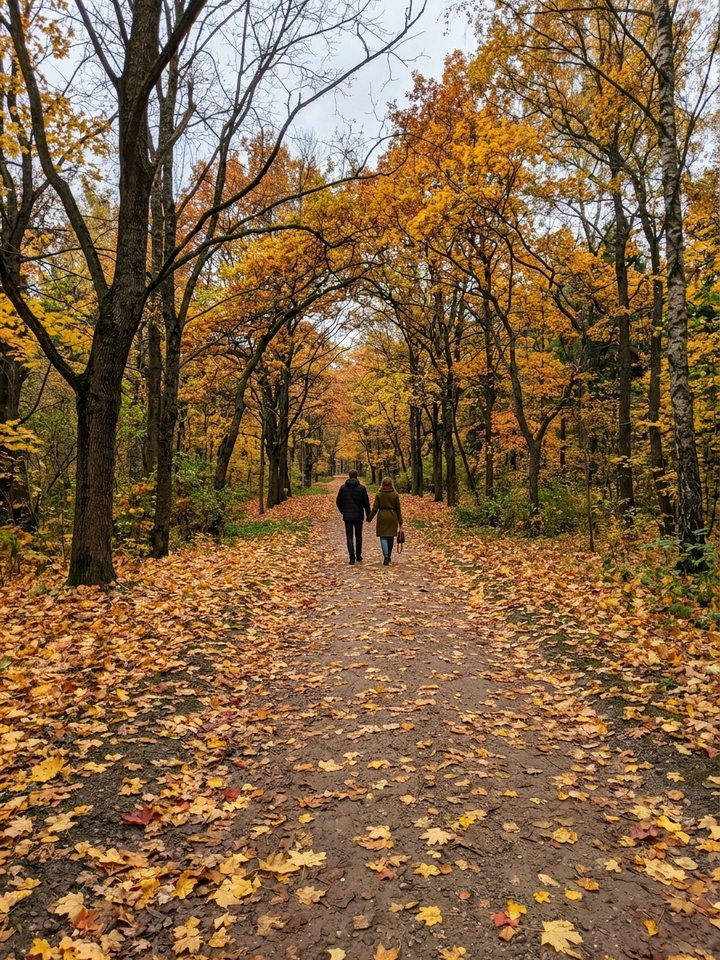
#> input picture demo/photos/d1_1.jpg, 720 x 960 px, found by its file name
$ python make_examples_folders.py
#> lines starting #> are read from the running program, lines starting #| are printed output that depends on the picture
# -*- coding: utf-8 -*-
"""
Генерирует в папке examples/ 7 готовых примеров папок дней с постерами (720x1280)
и файлами note.txt / visual_passport.json для быстрой проверки жюри прямо в GitHub.
"""
import json
import math
import os
import numpy as np
from PIL import Image, ImageDraw, ImageFont, ImageFilter

ROOT = r"D:\antigy\atmosfera"
OUT_DIR = os.path.join(ROOT, "examples")
os.makedirs(OUT_DIR, exist_ok=True)

DAYS = [
    {
        "seq": 1,
        "folder": "01 — Осенний парк и горячее какао",
        "title": "Осенний парк и горячее какао",
        "date": "18 ОКТ 2026",
        "place": "СТАРЫЙ БОТАНИЧЕСКИЙ ПАРК · +6°C",
        "tech": "ИМПРЕССИОНИЗМ · КЛОД МОНЕ",
        "bpm": 84,
        "mode": "F МАЖОР",
        "song": "Sinatra Tribute Trio — Autumn Waltz in F",
        "voice": "Спокойный и тёплый (0.91x)",
        "quote": "Гуляли по парку, всё в жёлтых листьях, было холодно, но мы пили горячее какао...",
        "text": "Гуляли по парку, всё в жёлтых листьях, было холодно, но мы пили горячее какао в бумажных стаканчиках и долго разговаривали у пруда. Перчатки пахли дымом и корицей, утки плыли по золотой воде, и совсем не хотелось спешить домой.",
        "photo": "demo/photos/d1_1.jpg",
        "bg": (242, 230, 208),
        "bg2": (228, 207, 168),
        "ink": (43, 33, 24),
        "accent": (200, 100, 40),
        "accent2": (217, 155, 56),
        "style": "monet",
    },
    {
        "seq": 2,
        "folder": "02 — Ночь в офисе перед сдачей",
        "title": "Ночь в офисе перед сдачей",
        "date": "19 НОЯ 2026",
        "place": "ОФИС, 14 ЭТАЖ · +1°C",
        "tech": "ГЕОМЕТРИЧЕСКИЙ РИТМ · В. КАНДИНСКИЙ",
        "bpm": 128,
        "mode": "A МИНОР",
        "song": "Kandinsky Pulse — Night Compile 128",
        "voice": "Собранный и чёткий (1.08x)",
        "quote": "Срочная сдача проекта, три часа ночи в пустом офисе, в наушниках электронная музыка.",
        "text": "Срочная сдача проекта, три часа ночи в пустом офисе. На столе остывший эспрессо, в наушниках плотная электронная музыка, за панорамным стеклом холодные огни проспекта. Пальцы стучат по клавиатуре, сборка наконец проходит без ошибок!",
        "photo": "demo/photos/d2_1.jpg",
        "bg": (23, 30, 41),
        "bg2": (36, 48, 64),
        "ink": (233, 238, 245),
        "accent": (74, 143, 231),
        "accent2": (224, 79, 62),
        "style": "kandinsky",
    },
    {
        "seq": 3,
        "folder": "03 — Солнечное море и арбуз с друзьями",
        "title": "Солнечное море и арбуз с друзьями",
        "date": "24 ИЮЛ 2026",
        "place": "ДИКИЙ ПЛЯЖ У МЫСА · +29°C",
        "tech": "СОЛНЕЧНЫЙ ДЕКУПАЖ · АНРИ МАТИСС",
        "bpm": 120,
        "mode": "D МАЖОР",
        "song": "Sun Cutouts — Turquoise Coastline",
        "voice": "Живой и солнечный (1.06x)",
        "quote": "Прыгали в бирюзовые волны до головокружения и ели ледяной арбуз с друзьями!",
        "text": "Прыгали в бирюзовые волны до головокружения, смеялись с друзьями на весь берег и ели ледяной сладкий арбуз прямо на полосатом полотенце. Соль на плечах, солнце слепит глаза, самое беззаботное лето!",
        "photo": "demo/photos/d3_1.jpg",
        "bg": (247, 239, 224),
        "bg2": (242, 223, 190),
        "ink": (25, 35, 45),
        "accent": (227, 74, 46),
        "accent2": (22, 133, 141),
        "style": "matisse",
    },
    {
        "seq": 4,
        "folder": "04 — Дождь за окном и тихий чай",
        "title": "Дождь за окном и тихий чай",
        "date": "29 ОКТ 2026",
        "place": "ДОМА У ПОДОКОННИКА · +7°C",
        "tech": "ТУШЬ СУМИ-Э И ПРОСТРАНСТВО «МА»",
        "bpm": 62,
        "mode": "E МИНОР",
        "song": "Ma Ensemble — Raindrops on Glass",
        "voice": "Тихий и задумчивый (0.86x)",
        "quote": "Весь день за окном шёл мелкий серый дождь, капли медленно сползали по стеклу...",
        "text": "Весь день за окном шёл мелкий серый дождь, капли медленно сползали по стеклу. Сидел один на подоконнике с чашкой зелёного чая и бумажной книгой, смотрел на редкие зонты внизу и слушал тихое пианино...",
        "photo": "demo/photos/d4_1.jpg",
        "bg": (230, 232, 228),
        "bg2": (211, 216, 210),
        "ink": (34, 40, 38),
        "accent": (85, 107, 99),
        "accent2": (125, 140, 133),
        "style": "sumie",
    },
    {
        "seq": 5,
        "folder": "05 — Первый снег в старом дворе",
        "title": "Первый снег в старом дворе",
        "date": "15 НОЯ 2026",
        "place": "СТАРЫЙ ДВОР С ФОНАРЁМ · -3°C",
        "tech": "АНАЛОГОВАЯ ПЛЁНКА · А. ТАРКОВСКИЙ",
        "bpm": 92,
        "mode": "C МАЖОР",
        "song": "Polaroid Tape — Courtyard Streetlamp 1986",
        "voice": "Спокойный и тёплый (0.91x)",
        "quote": "В жёлтом луче старого фонаря кружатся крупные снежинки, совсем как в детстве.",
        "text": "Вышел вечером во двор — а там тихо падает первый снег. В жёлтом луче старого фонаря кружатся крупные снежинки, на красной вязаной варежке не тают кристаллы, и свежие следы ведут к тёплому подъезду, совсем как в детстве.",
        "photo": "demo/photos/d5_1.jpg",
        "bg": (29, 36, 50),
        "bg2": (43, 53, 72),
        "ink": (242, 234, 219),
        "accent": (224, 159, 69),
        "accent2": (124, 153, 184),
        "style": "tarkovsky",
    },
    {
        "seq": 6,
        "folder": "06 — Рассвет в горах выше облаков",
        "title": "Рассвет в горах выше облаков",
        "date": "19 АВГ 2026",
        "place": "ПЕРЕВАЛ, 3100 М · +4°C",
        "tech": "РОМАНТИЧЕСКИЙ ГОРИЗОНТ · К. Д. ФРИДРИХ",
        "bpm": 100,
        "mode": "G МАЖОР",
        "song": "Horizon Light — Above the Sea of Clouds",
        "voice": "Воздушный и вдохновенный (0.95x)",
        "quote": "Под ногами целое море белых облаков, а вершины вспыхнули розовым и золотым светом.",
        "text": "Вышли из палатки ещё в темноте и поднялись на хребет к самому рассвету. Под ногами целое море белых облаков, а вершины вспыхнули розовым и золотым светом. Стоишь на ветру, дышишь полной грудью — и внутри абсолютная свобода.",
        "photo": "demo/photos/d6_1.jpg",
        "bg": (35, 42, 58),
        "bg2": (68, 56, 70),
        "ink": (245, 237, 226),
        "accent": (232, 133, 84),
        "accent2": (242, 190, 114),
        "style": "friedrich",
    },
    {
        "seq": 7,
        "folder": "07 — Свечи на торте и шум друзей",
        "title": "Свечи на торте и шум друзей",
        "date": "08 НОЯ 2026",
        "place": "ГОСТИНАЯ, ПОЛНЫЙ ДОМ ГОСТЕЙ",
        "tech": "СОЛНЕЧНЫЙ ДЕКУПАЖ · АНРИ МАТИСС",
        "bpm": 124,
        "mode": "B♭ МАЖОР",
        "song": "Midnight Brass — Candles & Confetti 124",
        "voice": "Живой и солнечный (1.06x)",
        "quote": "В комнате погасили свет и внесли торт со свечами! Конфетти и звон бокалов!",
        "text": "В комнате погасили свет и внесли торт со свечами! Конфетти в воздухе, звон бокалов, все друзья кричат поздравления, обнимаются и танцуют прямо между стульями. Шумный, тёплый и безумно счастливый день рождения!",
        "photo": "demo/photos/d7_1.jpg",
        "bg": (245, 233, 214),
        "bg2": (236, 214, 182),
        "ink": (34, 24, 22),
        "accent": (222, 78, 44),
        "accent2": (234, 168, 54),
        "style": "matisse",
    },
]


def load_font(names, size):
#> called with size = 13
    for n in names:
        p = os.path.join(r"C:\Windows\Fonts", n)
        if os.path.exists(p):
            return ImageFont.truetype(p, size)
    return ImageFont.load_default()


FONT_MONO = load_font(["consolab.ttf", "consola.ttf", "lucon.ttf"], 13)
FONT_MONO_SM = load_font(["consola.ttf", "lucon.ttf"], 11)
FONT_SERIF = load_font(["georgia.ttf", "times.ttf"], 34)
FONT_QUOTE = load_font(["georgiai.ttf", "timesi.ttf", "segoepr.ttf"], 20)


def render_poster(d):
    W, H = 720, 1280
    y = np.linspace(0, 1, H)[:, None]
    top = np.array(d["bg"], dtype=np.float32)
    bot = np.array(d["bg2"], dtype=np.float32)
    arr = (top[None, None, :] * (1 - y[:, :, None]) + bot[None, None, :] * y[:, :, None])
    rng = np.random.default_rng(d["seq"] * 97)
    arr = np.clip(arr + rng.normal(0, 4.5, (H, W, 3)), 0, 255).astype(np.uint8)
    im = Image.fromarray(arr, "RGB")
    draw = ImageDraw.Draw(im, "RGBA")

    ink = d["ink"]
    acc = d["accent"]
    acc2 = d["accent2"]
    pad = 26

    # Рамка серии
    draw.rectangle((pad, pad, W - pad, H - pad), outline=(*ink, 65), width=1)
    draw.text((pad + 20, pad + 18), f"АТМОСФЕРА // ПАПКА ДНЯ №0{d['seq']}", fill=(*ink, 195), font=FONT_MONO)
    draw.text((pad + 20, pad + 38), f"{d['date']} · {d['place']}", fill=(*ink, 145), font=FONT_MONO_SM)
    draw.ellipse((W - pad - 66, pad + 16, W - pad - 22, pad + 60), outline=(*acc, 230), width=2)
    draw.text((W - pad - 56, pad + 31), f"{d['bpm']}", fill=(*ink, 220), font=FONT_MONO)
    draw.line((pad + 16, pad + 70, W - pad - 16, pad + 70), fill=(*ink, 45), width=1)

    # Центральное фотоокно
    air = 64 if d["style"] == "sumie" else 42 if d["style"] == "kandinsky" else 48
    wx, wy = air, 114
    ww, wh = W - air * 2, 740
    ph_path = os.path.join(ROOT, d["photo"])
    if os.path.exists(ph_path):
        ph = Image.open(ph_path).convert("RGB").resize((ww, wh), Image.Resampling.LANCZOS)
        # Тонировка
        overlay = Image.new("RGB", (ww, wh), acc)
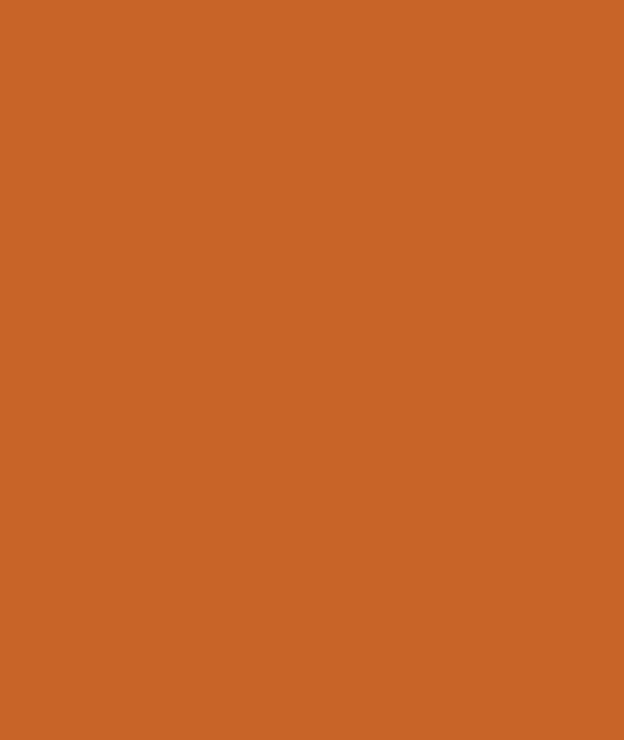
#> overlay: PIL image 624x740 RGB; mean R, G, B 200, 100, 40
        ph = Image.blend(ph, overlay, 0.16)
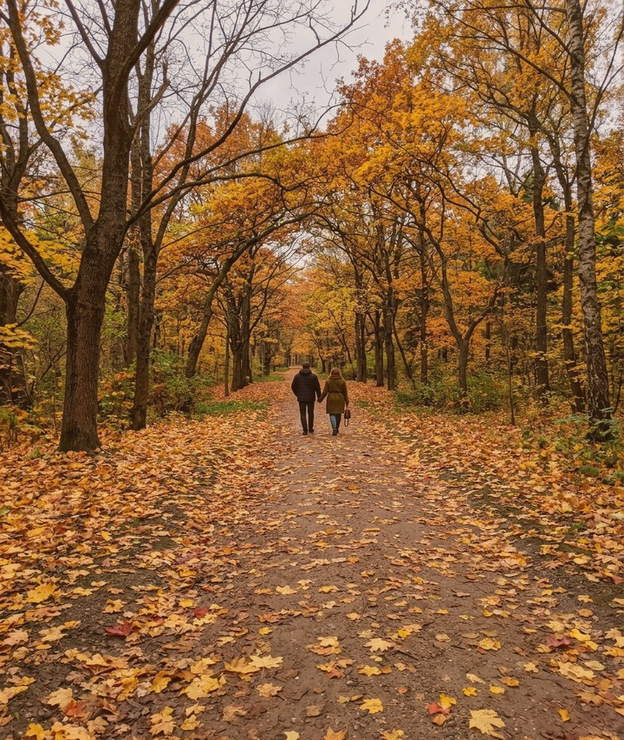
#> ph: PIL image 624x740 RGB; mean R, G, B 141.1, 100.8, 64.2
        im.paste(ph, (wx, wy))
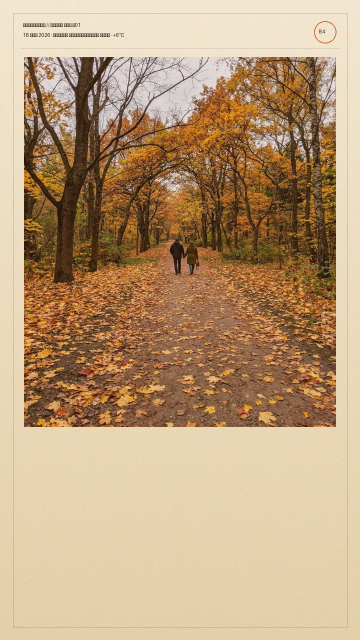
#> im: PIL image 720x1280 RGB (shown at 1/2 size); mean R, G, B 186.4, 157.4, 122.8

    # Художественный слой по стилю
    if d["style"] == "monet":
        for _ in range(75):
            cx = int(rng.uniform(wx, wx + ww))
            cy = int(rng.uniform(wy, wy + wh))
            if wx + 70 < cx < wx + ww - 70 and wy + 70 < cy < wy + wh - 70:
                continue
            rx = int(rng.uniform(16, 36))
            ry = int(rng.uniform(6, 12))
            col = acc if rng.random() < 0.5 else acc2
            draw.ellipse((cx - rx, cy - ry, cx + rx, cy + ry), fill=(*col, 95))
    elif d["style"] == "kandinsky":
        for c in range(1, 6):
            gx = wx + (ww * c) // 6
            draw.line((gx, wy, gx, wy + wh), fill=(*ink, 48), width=1)
        for r in range(1, 8):
            gy = wy + (wh * r) // 8
            draw.line((wx, gy, wx + ww, gy), fill=(*ink, 48), width=1)
        for i in range(6):
            cx = int(rng.uniform(wx + 50, wx + ww - 50))
            cy = int(rng.uniform(wy + 50, wy + wh - 50))
            rad = int(rng.uniform(22, 56))
            col = acc if i % 2 == 0 else acc2
            draw.ellipse((cx - rad, cy - rad, cx + rad, cy + rad), fill=(*col, 110), outline=(*ink, 210), width=2)
        draw.line((wx + 30, wy + wh - 40, wx + ww - 30, wy + 50), fill=(*acc2, 210), width=3)
    elif d["style"] == "sumie":
        for _ in range(40):
            rx = int(rng.uniform(wx + 10, wx + ww - 10))
            ry = int(rng.uniform(wy + 10, wy + wh - 45))
            draw.line((rx, ry, rx - 2, ry + 30), fill=(*ink, 70), width=1)
    elif d["style"] == "tarkovsky":
        for _ in range(55):
            sx = int(rng.uniform(wx + 8, wx + ww - 8))
            sy = int(rng.uniform(wy + 8, wy + wh - 8))
            draw.ellipse((sx - 2, sy - 2, sx + 2, sy + 2), fill=(255, 247, 232, 165))
        draw.text((wx + 12, wy + wh - 22), "KODACHROME 64 // 24A", fill=(*acc, 210), font=FONT_MONO_SM)
    elif d["style"] == "matisse":
        for i in range(8):
            cx = wx + 22 if i % 2 == 0 else wx + ww - 22
            cy = wy + 60 + i * 85
            col = acc if i % 2 == 0 else acc2
            draw.ellipse((cx - 28, cy - 16, cx + 28, cy + 16), fill=(*col, 155))

    draw.rectangle((wx, wy, wx + ww, wy + wh), outline=(*ink, 95), width=2 if d["style"] == "kandinsky" else 1)

    # Нижний паспорт ощущения
    fy = wy + wh + 26
#> fy = 880
    left = pad + 22
    draw.text((left, fy), f"{d['tech']} · {d['bpm']} BPM · {d['mode']}", fill=(*acc, 245), font=FONT_MONO)
    draw.text((left, fy + 26), f"«{d['title']}»", fill=(*ink, 255), font=FONT_SERIF)
    draw.text((left, fy + 78), d["quote"][:64] + ("…" if len(d["quote"]) > 64 else ""), fill=(*ink, 210), font=FONT_QUOTE)

    my = H - pad - 74
    draw.line((left, my - 14, W - left, my - 14), fill=(*ink, 45), width=1)
    draw.text((left, my - 2), f"♪ {d['song'].upper()[:44]}", fill=(*ink, 235), font=FONT_MONO)

    # Палитра 5 плашек
    swatches = [d["bg"], acc, acc2, d["bg2"], ink]
    for i, col in enumerate(swatches):
        sx = left + i * 33
        sy = my + 24
        draw.rectangle((sx, sy, sx + 28, sy + 10), fill=(*col, 255), outline=(*ink, 70))

    draw.text((W - left - 235, my + 22), f"ГОЛОС: {d['voice'].upper()}", fill=(*ink, 155), font=FONT_MONO_SM)
    return im


def main():
    strips = []
    for d in DAYS:
        fdir = os.path.join(OUT_DIR, d["folder"])
        os.makedirs(fdir, exist_ok=True)
        poster = render_poster(d)
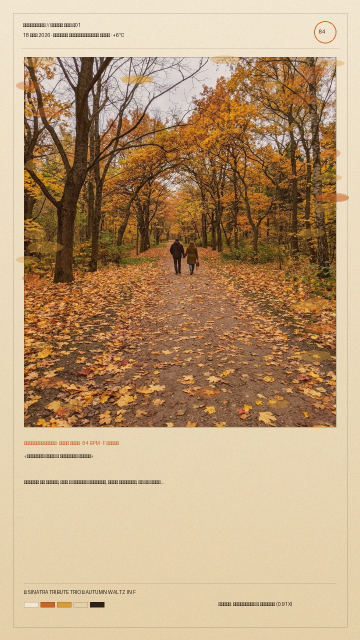
#> poster: PIL image 720x1280 RGB (shown at 1/2 size); mean R, G, B 186.2, 156.8, 121.8
        poster_path = os.path.join(fdir, "memory_poster.jpg")
        poster.save(poster_path, "JPEG", quality=88, optimize=True)
        strips.append(poster.resize((240, 426), Image.Resampling.LANCZOS))

        with open(os.path.join(fdir, "note.txt"), "w", encoding="utf-8") as f:
            f.write(
                f"ПАПКА ДНЯ: «{d['title']}»\n"
                f"Дата: {d['date']} | Место: {d['place']}\n"
                f"Художественный приём: {d['tech']}\n"
                f"Песня: {d['song']} ({d['bpm']} BPM, {d['mode']})\n"
                f"Озвучка: {d['voice']}\n\n"
                f"{d['text']}\n"
            )
#> pass 2 of the loop in main, `for d in DAYS:`:
#> top = [23, 30, 41]
#> bot = [36, 48, 64]
#> in render_poster (call 2), `arr = (top[None, None, :] * (1 - y[:, :, None]) + bot[None, None, :] *..`: arr = 1280 rows, first 8: [23, 30, 41], [23.01, 30.01, 41.02], [23.02, 30.03, 41.04], [23.03, 30.04, 41.05], [23.04, 30.06, 41.07], [23.05, 30.07, 41.09], [23.06, 30.08, 41.11], [23.07, 30.1, 41.13]
#> in render_poster (call 2), `arr = np.clip(arr + rng.normal(0, 4.5, (H, W, 3)), 0, 255).astype(np.u..`:
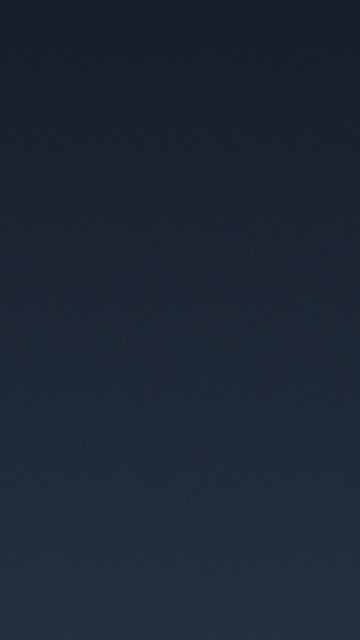
#> arr: shape (1280, 720, 3) (shown at 1/2 size); mean of channels 0, 1, 2 29, 38.5, 52; drawn as R, G, B
#> ink = (233, 238, 245)
#> acc = (74, 143, 231)
#> acc2 = (224, 79, 62)
#> air = 42
#> wy = 114
#> ww = 636; wh = 740
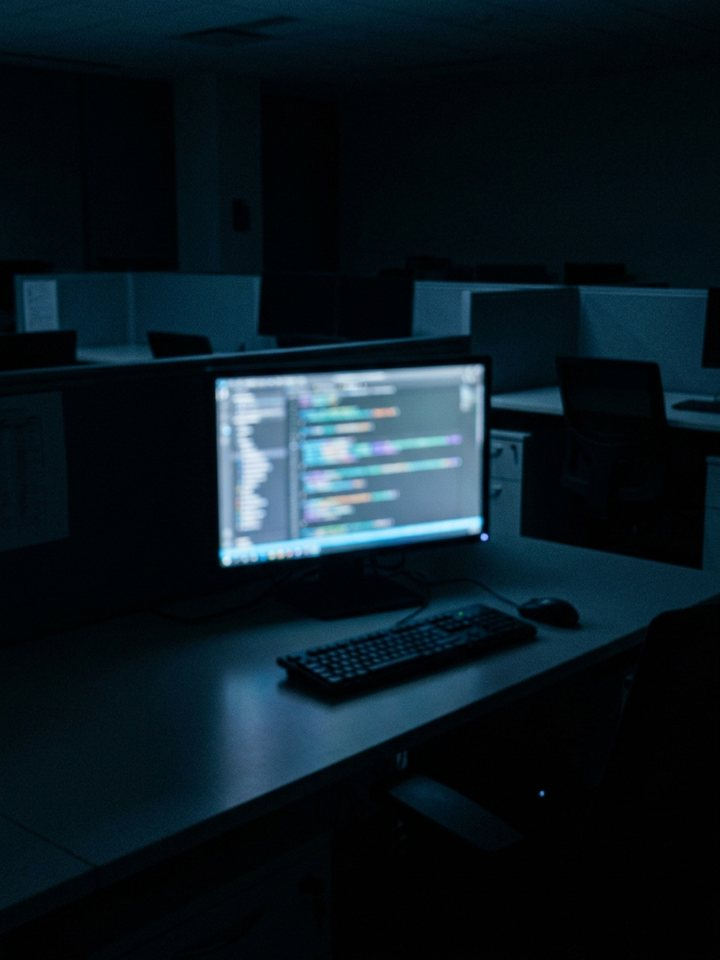
#> input picture demo/photos/d2_1.jpg, 720 x 960 px, found by its file name
#> overlay: PIL image 636x740 RGB
#> the loop in render_poster (call 2), `for c in range(1, 6):` made 5 passes
#> gx on passes 1 to 4: 148, 254, 360, 466
#> the loop in render_poster (call 2), `for r in range(1, 8):` made 7 passes
#> gy on passes 1 to 4: 206, 299, 391, 484
#> the loop in render_poster (call 2), `for i in range(6):` made 6 passes
#> (cx, cy, rad, col) on passes 1 to 4: (114, 602, 24, (74, 143, 231)), (93, 217, 26, (224, 79, 62)), (374, 220, 48, (74, 143, 231)), (615, 451, 36, (224, 79, 62))
#> swatches = [(23, 30, 41), (74, 143, 231), (224, 79, 62), (36, 48, 64), (233, 238, 245)]
#> the loop in render_poster (call 2), `for i, col in enumerate(swatches):` made 5 passes
#> (col, sx) on passes 1 to 4: ((23, 30, 41), 48), ((74, 143, 231), 81), ((224, 79, 62), 114), ((36, 48, 64), 147)
#> in main, `poster = render_poster(d)`:
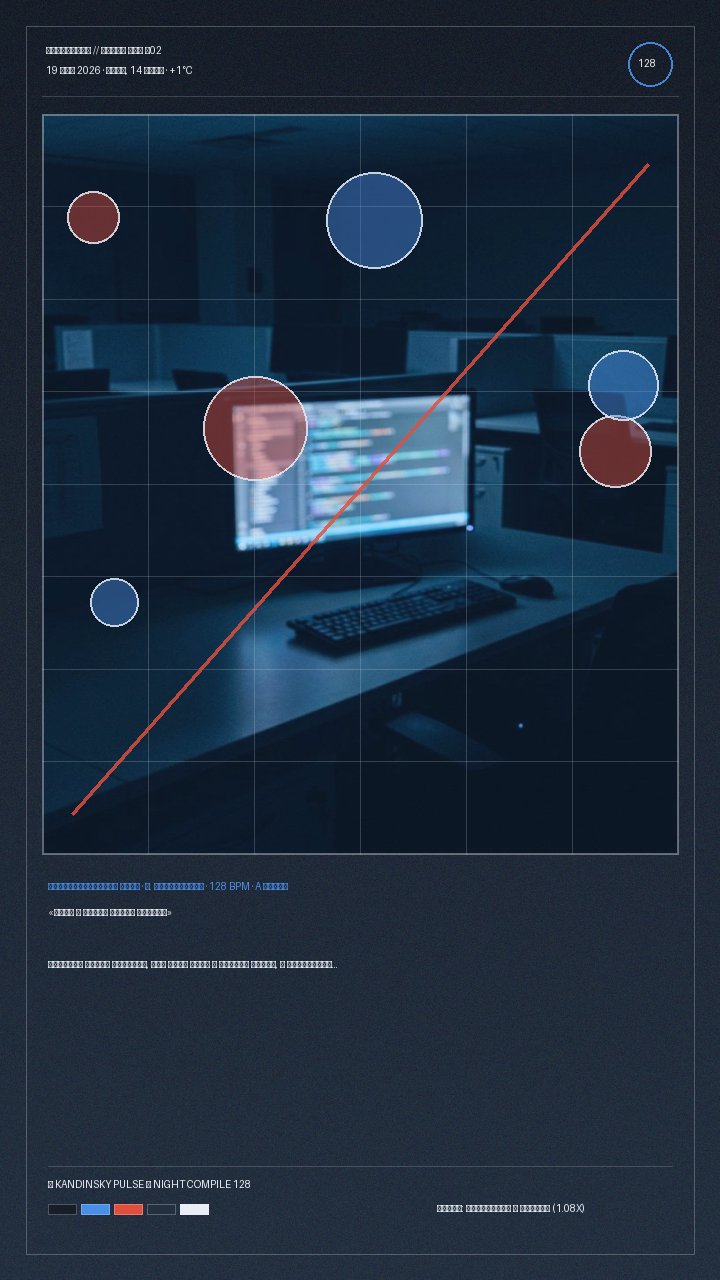
#> poster: PIL image 720x1280 RGB; mean R, G, B 30.4, 45.3, 62.8

    # Склеим единую ленту из 7 дней («Проверка лентой») для README
    gap = 14
#> gap = 14
    pad = 20
    sw = len(strips) * 240 + (len(strips) - 1) * gap + pad * 2
    sh = 426 + pad * 2
    strip_im = Image.new("RGB", (sw, sh), (243, 239, 230))
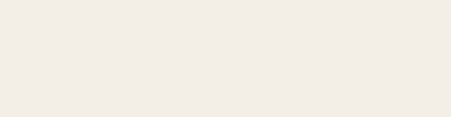
#> strip_im: PIL image 1804x466 RGB (shown at 1/4 size); mean R, G, B 243, 239, 230
    for i, s in enumerate(strips):
        strip_im.paste(s, (pad + i * (240 + gap), pad))
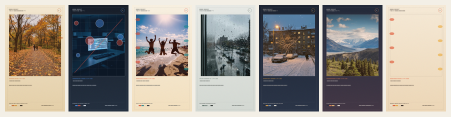
#> strip_im: PIL image 1804x466 RGB (shown at 1/4 size); mean R, G, B 154.6, 149.9, 143.7
    strip_im.save(os.path.join(OUT_DIR, "feed_strip_7_days.jpg"), "JPEG", quality=88, optimize=True)
    print("Generated 7 example folders and feed_strip_7_days.jpg")


if __name__ == "__main__":
    main()
